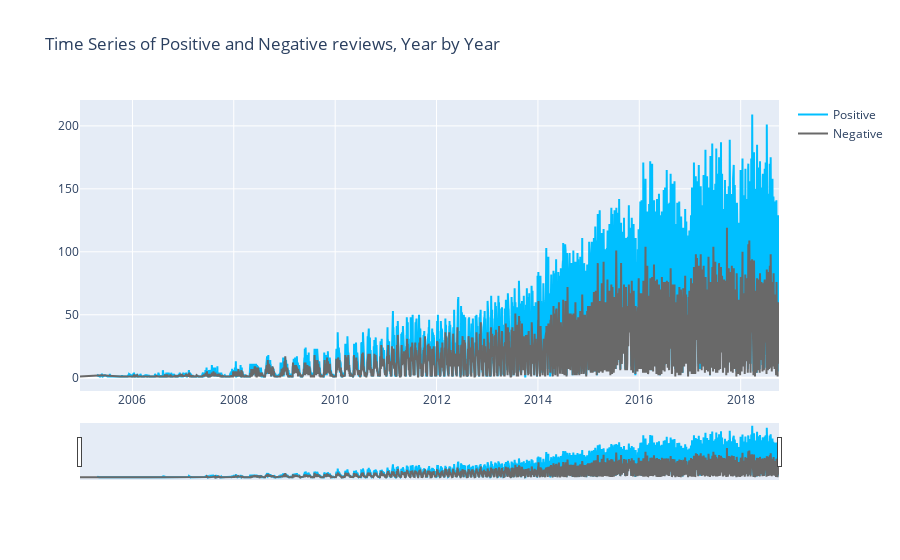

The notebook cell saved with this chart:
### Code cell
import plotly.graph_objects as go

fig = go.Figure()
fig.add_trace(go.Scatter(x=rp.Day, y=rp['Label'], name="Positive",
                         line_color='deepskyblue'))

fig.add_trace(go.Scatter(x=rn.Day, y=rn['Label'], name="Negative",
                         line_color='dimgray'))

fig.update_layout(title_text='Time Series of Positive and Negative reviews, Year by Year',
                  xaxis_rangeslider_visible=True)
fig.show()

### Figure 1 — Plotly figure (JSON) as saved in the notebook; plotly's stock layout.template omitted (floating-point values rounded to 4 significant figures; data arrays with more than 128 entries replaced by an {"elided": "..."} marker saying what was removed)
{"data": [{"line": {"color": "deepskyblue"}, "name": "Positive", "type": "scatter", "x": {"elided": "4192 str values"}, "y": {"elided": "4192 int values"}}, {"line": {"color": "dimgray"}, "name": "Negative", "type": "scatter", "x": {"elided": "3892 str values"}, "y": {"elided": "3892 int values"}}], "layout": {"title": {"text": "Time Series of Positive and Negative reviews, Year by Year"}, "xaxis": {"rangeslider": {"visible": true}}}}
